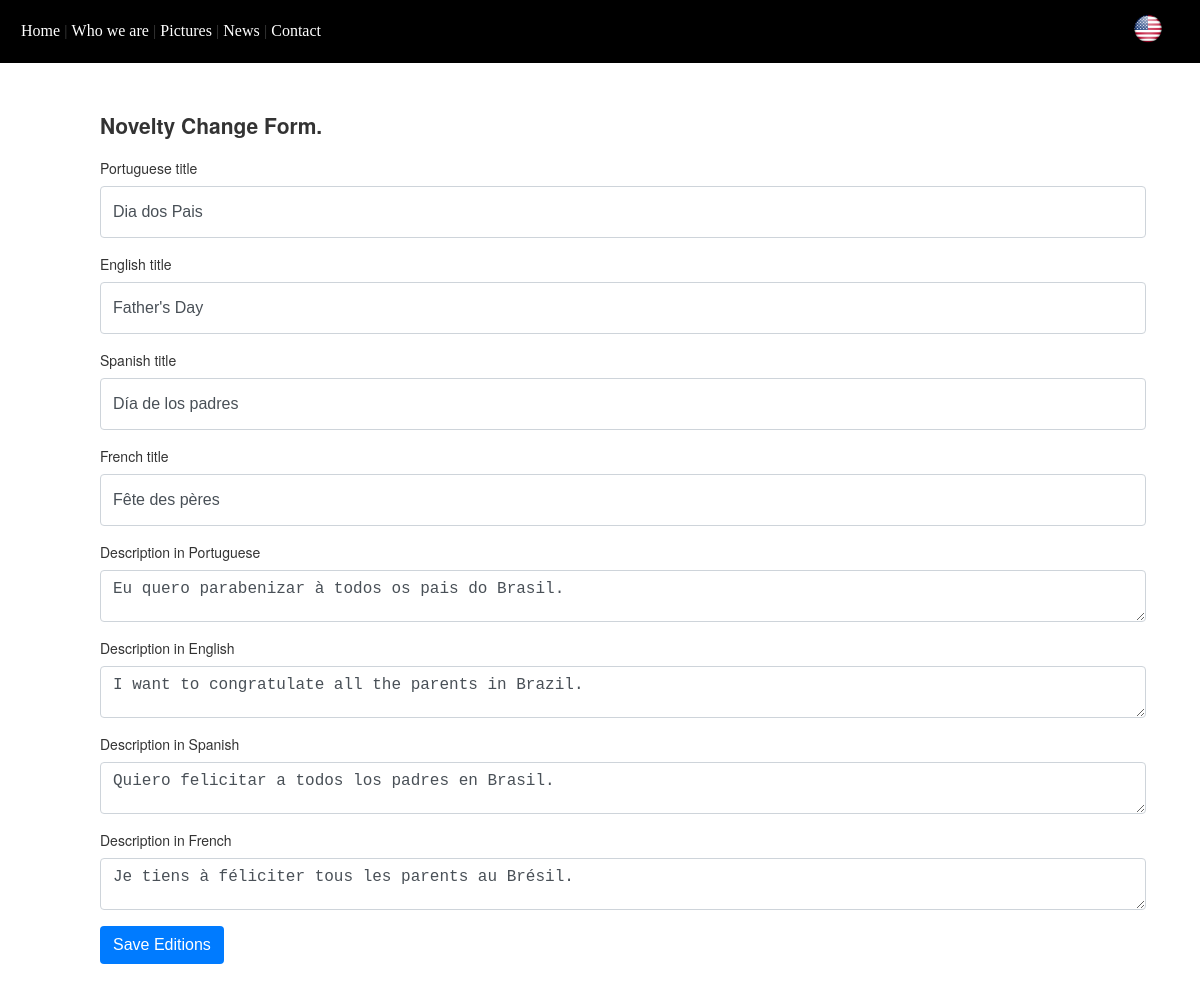
Screenshot of /editar.php?ID=2&idioma=us with the database file from the repository.
### tables this page shows
CREATE TABLE `novidade` (
  `ID` int(11) NOT NULL,
  `data` varchar(255) NOT NULL,
  `foto` varchar(255) NOT NULL,
  `titulo_br` varchar(255) NOT NULL,
  `titulo_us` varchar(255) NOT NULL,
  `titulo_es` varchar(255) NOT NULL,
  `titulo_fr` varchar(255) NOT NULL,
  `texto_br` text NOT NULL,
  `texto_us` text NOT NULL,
  `texto_es` text NOT NULL,
  `texto_fr` text NOT NULL,
  `status` varchar(20) NOT NULL
);

### idiomas/us.php (called while the page is built)
<?php
$trad['titulo'] = 'Hello, Welcome';
$trad['textoindex'] = 'You are on the system main page.';
$trad['textoquemsomos'] = 'Here you will learn a little about our history.';
$trad['textofotos'] = 'See our photo gallery we have prepared for you.';
$trad['textonovidades'] = 'Stay on top of everything that happens.';
$trad['textocontato'] = 'Tell us what you think. Questions, suggestions, tips and criticism.';
$trad['labelnome'] = 'Name';
$trad['labelemail'] = 'Mail';
$trad['labelassunto'] = 'Subject';
$trad['labelmensagem'] = 'Message';
$trad['menu1'] = 'Home';
$trad['menu2'] = 'Who we are';
$trad['menu3'] = 'Pictures';
$trad['menu4'] = 'News';
$trad['menu5'] = 'Contact';
$trad['titulofoto'] = 'Title';
$trad['titulonovidade'] = 'Novelty Title';
$trad['textonovidade'] = 'Novelty Description';
$trad['datanovidade'] = 'Posted on';
$trad['labelnewtitulo'] = 'Novelty Title';
$trad['labelnewfoto'] = 'Novelty Photo';
$trad['labelnewtexto'] = 'Novelty Description';
$trad['textonewcadastro'] = 'News Registration Form.';
$trad['textoneweditar'] = 'Novelty Change Form.';
$trad['botaonewcadastro'] = 'Register New';
$trad['botaoeditar'] = 'Save Editions';
$trad['botaocontato'] = 'Send Message';
$trad['labeltitulobr'] = 'Portuguese title';
$trad['labeltitulous'] = 'English title';
$trad['labeltituloes'] = 'Spanish title';
$trad['labeltitulofr'] = 'French title';
$trad['labeltextobr'] = 'Description in Portuguese';
$trad['labeltextous'] = 'Description in English';
$trad['labeltextoes'] = 'Description in Spanish';
$trad['labeltextofr'] = 'Description in French';
?>

### editar.php (the view, shortened to what this page needs)
<?php
include "conexao.php";
?>
<?php
$ID = mysqli_real_escape_string($connect,$_GET['ID']);
$ln = mysqli_fetch_object(mysqli_query($connect,"SELECT * FROM novidade WHERE ID = '$ID'"));
?>
<!DOCTYPE html>
<html>
	<head>
		<link href="css/estilo.css" rel="stylesheet" type="text/css"/>
	</head>
	<body style="margin: 0; padding: 0">
		<?php include 'inc/idiomas_get.php'; ?>
		<?php include 'inc/menu.php'; ?>
		<div class="content">
			<h2><?php echo $trad['textoneweditar'];?></h2>
			<form class="clearfix" method="post" id="cad-adm">
			  <div class="form-group">
			    <label for="titulo"><?php echo $trad['labeltitulobr'];?> <span style="color: red" id="alertatitulo_br"></span></label>
			    <input type="text" class="form-control" name="titulo_br" id="titulo_br" placeholder="<?php echo $trad['labeltitulobr'];?>" value="<?php echo $ln->titulo_br; ?>">
			  </div>
			  <div class="form-group">
			    <label for="titulo_us"><?php echo $trad['labeltitulous'];?> <span style="color: red" id="alertatitulo_us"></span></label>
			    <input type="text" class="form-control" name="titulo_us" id="titulo_us" placeholder="<?php echo $trad['labeltitulous'];?>" value="<?php echo $ln->titulo_us; ?>">
			  </div>
			  <div class="form-group">
			    <label for="titulo_es"><?php echo $trad['labeltituloes'];?> <span style="color: red" id="alertatitulo_es"></span></label>
			    <input type="text" class="form-control" name="titulo_es" id="titulo_es" placeholder="<?php echo $trad['labeltituloes'];?>" value="<?php echo $ln->titulo_es; ?>">
			  </div>
			  <div class="form-group">
			    <label for="titulo_fr"><?php echo $trad['labeltitulofr'];?> <span style="color: red" id="alertatitulo_fr"></span></label>
			    <input type="text" class="form-control" name="titulo_fr" id="titulo_fr" placeholder="<?php echo $trad['labeltitulofr'];?>" value="<?php echo $ln->titulo_fr; ?>">
			  </div>
			  <div class="form-group">
			    <label for="texto"><?php echo $trad['labeltextobr'];?> <span style="color: red" id="alertatexto_br"></span></label>
			    <textarea type="text" name="texto_br" id="texto_br" tabindex="3" class="form-control" rows="3" placeholder="<?php echo $trad['labeltextobr'];?>"><?php echo $ln->texto_br; ?></textarea>
			  </div>
			  <div class="form-group">
			    <label for="texto_us"><?php echo $trad['labeltextous'];?> <span style="color: red" id="alertatexto_us"></span></label>
			    <textarea type="text" name="texto_us" id="texto_us" tabindex="3" class="form-control" rows="3" placeholder="<?php echo $trad['labeltextous'];?>"><?php echo $ln->texto_us; ?></textarea>
			  </div>
			  <div class="form-group">
			    <label for="texto_es"><?php echo $trad['labeltextoes'];?> <span style="color: red" id="alertatexto_es"></span></label>
			    <textarea type="text" name="texto_es" id="texto_es" tabindex="3" class="form-control" rows="3" placeholder="<?php echo $trad['labeltextoes'];?>"><?php echo $ln->texto_es; ?></textarea>
			  </div>
			  <div class="form-group">
			    <label for="texto_fr"><?php echo $trad['labeltextofr'];?> <span style="color: red" id="alertatexto_fr"></span></label>
			    <textarea type="text" name="texto_fr" id="texto_fr" tabindex="3" class="form-control" rows="3" placeholder="<?php echo $trad['labeltextofr'];?>"><?php echo $ln->texto_fr; ?></textarea>
			  </div>
			  <div class="form-group">
			    <button name="salvar" type="submit"  id="salvar" tabindex="5" class="btn btn-primary"><?php echo $trad['botaoeditar'];?></button>
			  </div>
			</form>
		</div>
	</body>
</html>

### css/estilo.css (style rules this page uses)
body { font-family: "Helvetica Neue",Helvetica,Arial,sans-serif; font-size: 14px; line-height: 1.42857143; color: #333; text-decoration: none; }
.content { width: 85%; padding: 20px 100px 50px 100px; }
.form-group { margin-bottom: 1rem; }
label { display: inline-block; margin-bottom: 0.5rem; }
.form-control { display: block; width: 100%; height: calc(2.25rem + 2px); padding: 0.375rem 0.75rem; font-size: 1rem; line-height: 1.5; color: #495057; background-color: #fff; background-clip: padding-box; border: 1px solid #ced4da; border-radius: 0.25rem; transition: border-color 0.15s ease-in-out, box-shadow 0.15s ease-in-out; }
::marker { text-align: end; unicode-bidi: isolate; font-variant-numeric: tabular-nums; }
.btn-primary { color: #fff; background-color: #007bff; border-color: #007bff; }
.btn { display: inline-block; font-weight: 400; text-align: center; white-space: nowrap; vertical-align: middle; -webkit-user-select: none; -moz-user-select: none; -ms-user-select: none; user-select: none; border: 1px solid transparent; padding: 0.375rem 0.75rem; font-size: 1rem; line-height: 1.5; border-radius: 0.25rem; text-decoration: none; cursor: pointer; transition: color 0.15s ease-in-out, background-color 0.15s ease-in-out, border-color 0.15s ease-in-out, box-shadow 0.15s ease-in-out; }

### rows the page displays
novidade: titulo_br "Dia dos Pais", titulo_us "Father's Day", titulo_es "Día de los padres", titulo_fr "Fête des pères", texto_br "Eu quero parabenizar à todos os pais do Brasil.", texto_us "I want to congratulate all the parents in Brazil.", texto_es "Quiero felicitar a todos los padres en Brasil.", texto_fr "Je tiens à féliciter tous les parents au Brésil."

### other values shown
$trad['menu1'] "Home"
$trad['menu2'] "Who we are"
$trad['menu3'] "Pictures"
$trad['menu4'] "News"
$trad['menu5'] "Contact"
$trad['textoneweditar'] "Novelty Change Form."
$trad['labeltitulobr'] "Portuguese title"
$trad['labeltitulous'] "English title"
$trad['labeltituloes'] "Spanish title"
$trad['labeltitulofr'] "French title"
$trad['labeltextobr'] "Description in Portuguese"
$trad['labeltextous'] "Description in English"
$trad['labeltextoes'] "Description in Spanish"
$trad['labeltextofr'] "Description in French"
$trad['botaoeditar'] "Save Editions"
